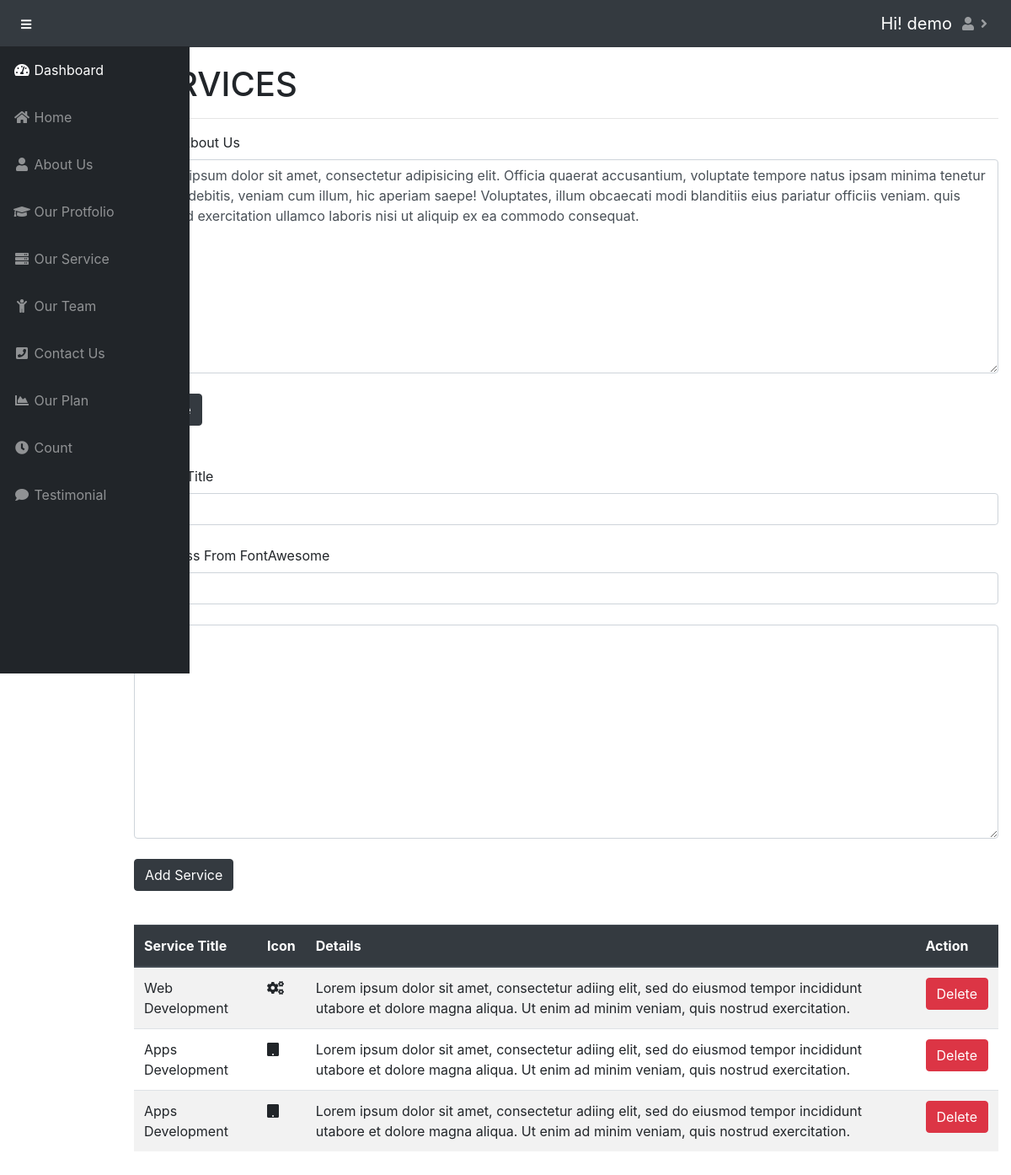
The app's page /admin/service.php (signed in) with its own data.
### tables this page shows
CREATE TABLE `b_user` (
  `id` int(11) NOT NULL,
  `username` varchar(50) NOT NULL,
  `pass` varchar(50000) NOT NULL
);

CREATE TABLE `b_navigator` (
  `id` int(11) NOT NULL,
  `slag` varchar(20) NOT NULL,
  `menuName` varchar(20) NOT NULL,
  `icon` varchar(58) NOT NULL
);

CREATE TABLE `b_our_serv` (
  `id` int(11) NOT NULL,
  `s_text` text NOT NULL
);

CREATE TABLE `b_serv` (
  `id` int(11) NOT NULL,
  `icon` varchar(30) NOT NULL,
  `title` varchar(20) NOT NULL,
  `details` text NOT NULL
);

### admin/service.php (the view, shortened to what this page needs)
<?php
include 'include/head.php';
?>
    <div id="content-wrapper">
        <div class="container-fluid">
            <div class="row">
                <div class="col-md-12">
                    <h1><?php echo strtoupper('SERVICES')?></h1>
                    <hr>
                </div>
            </div>
            <form action="<?php $_SERVER['PHP_SELF'] ?>" method="post" class="form-group">
                <?php
                $sql = "SELECT * FROM b_our_serv";
                $a_data = mysqli_query($con,$sql);
                while($row = mysqli_fetch_assoc($a_data)) {
                    ?>
                    <label for="">Details About Us</label>
                <br>
                <textarea name="sdetails" id="" cols="30" rows="10" class="form-control"><?php echo $row['s_text'];?></textarea>
                <br>
                    <button name="sserv" class="btn btn-dark"> Update</button>
                    <br>
                    <br>
                    <br>
                    <?php
                }
                ?>
                <label for="">Service Title</label>
                <br>
                <input type="text" name="title" placeholder="Title"required class="form-control">
                <br>
                <label for="">Icon Class From FontAwesome</label>
                <br>
                <input type="text" name="icon" placeholder="Icon" required class="form-control">
                <br>
                <textarea name="details" id="" cols="30" rows="10" placeholder="text" required class="form-control"> </textarea>
                <br>
                <button name="serv" class="btn btn-dark"> Add Service</button>
                <br>
                <br>
            </form>
            <table class="table table-striped">
                <thead class="thead-dark">
                    <tr>
                        <th>Service Title </th>
                        <th>Icon</th>
                        <th>Details</th>
                        <th>Action</th>
                    </tr>
                </thead>
                <?php
                $sql = "SELECT * FROM b_serv";
                $a_data = mysqli_query($con,$sql);
                while($row = mysqli_fetch_assoc($a_data)) {
                    ?>
                    <tr class="">
                        <td> <?php echo $row['title']?></td>
                        <td><i class="<?php echo $row['icon']?>" aria-hidden="true"></i>
                            </td>
                        <td><?php echo $row['details']?></td>
                        <td><a href="?del=<?php echo $row['id']; ?>"  class="btn btn-danger">Delete</a></td>
                    </tr>
                    <?php
                }
                ?>
            </table>
        </div>
    </div>
<?php
include 'include/footer.php';
?>

### admin/include/head.php (shortened to what this page needs)
<?php
$var = $_SERVER['DOCUMENT_ROOT'];
$path = $var.'/SimplePhpSite';
include $path.'/includes/db/db.php';
$sql = "SELECT * FROM b_user WHERE id=1";
$a_data = mysqli_query($con, $sql);
$row = mysqli_fetch_assoc($a_data);
?>
<!DOCTYPE html>
<html lang="en">
<head>
    <link href="vendor/fontawesome-free/css/all.min.css" rel="stylesheet" type="text/css">
    <link href="vendor/datatables/dataTables.bootstrap4.css" rel="stylesheet">
    <link href="css/sb-admin.css" rel="stylesheet">
</head>
<body id="page-top">
<nav class="navbar navbar-expand navbar-dark bg-dark fixed-top">
    <button class="btn btn-link btn-sm text-white order-1 order-sm-0" id="sidebarToggle" href="#">
        <i class="fas fa-bars"></i>
    </button>
    <ul class="navbar-nav ml-auto">
        <li class="nav-item">
            <a class="navbar-brand mr-1" href="#">Hi! <?php echo $row['username'];?></a>
            </li>
        <li class="nav-item dropdown">
            <a class="nav-link dropdown-toggle" href="#" id="navbarDropdown" role="button" data-toggle="dropdown" aria-haspopup="true" aria-expanded="false">
                <i class="fa fa-user" aria-hidden="true"></i>
            </a>
        </li>
    </ul>
</nav>
<div id="wrapper" style="padding-left: 12%; padding-top: 60px;">
    <ul class="sidebar navbar-nav fixed-top " data-spy="affix" style="margin-top: 55px;">
        <li class="nav-item active">
            <a class="nav-link" href="index.php">
                <i class="fas fa-fw fa-tachometer-alt"></i>
                <span>Dashboard</span>
            </a>
        </li>
        <?php
        $name = 'SELECT * FROM b_navigator';
        $result = $con->query($name);
        while($row = $result->fetch_assoc()) {
            ?>
            <li class="nav-item">
                <a class="nav-link" href="<?php echo $row['slag']?>.php">
                    <i class="<?php echo $row['icon']?>"></i>
                    <span><?php echo $row['menuName']?></span></a>
            </li>
            <?php
        }
        ?>
        <li class="nav-item">
            <a class="nav-link" href="plan.php">
                <i class="fas fa-fw fa-chart-area"></i>
                <span>Our Plan</span></a>
        </li>
        <li class="nav-item">
            <a class="nav-link" href="count.php">
                <i class="fas fa-fw fa-clock"></i>
                <span>Count</span></a>
        </li>
        <li class="nav-item">
            <a class="nav-link" href="testimonial.php">
                <i class="fas fa-fw fa-comment"></i>
                <span>Testimonial</span></a>
        </li>
    </ul>

### records on screen
b_user: username "demo"
b_navigator: menuName "Home"
b_navigator: menuName "About Us"
b_navigator: menuName "Our Protfolio"
b_navigator: menuName "Our Service"
b_navigator: menuName "Our Team"
b_navigator: menuName "Contact Us"
b_our_serv: sdetails "Lorem ipsum dolor sit amet, consectetur adipisicing elit. Officia quaerat accusantium, voluptate tempore natus ipsam minima tenetur et sed debitis, veniam cum illum, hic aperiam saepe! Voluptates, illum obcaecati modi blanditiis eius pariatur officiis veniam. quis nostrud exercitation ullamco laboris nisi ut aliquip ex ea commodo consequat."
b_serv: title "Web Development", details "Lorem ipsum dolor sit amet, consectetur adiing elit, sed do eiusmod tempor incididunt utabore et dolore magna aliqua. Ut enim ad minim veniam, quis nostrud exercitation."
b_serv: title "Apps Development", details "Lorem ipsum dolor sit amet, consectetur adiing elit, sed do eiusmod tempor incididunt utabore et dolore magna aliqua. Ut enim ad minim veniam, quis nostrud exercitation."
b_serv: title "Apps Development", details "Lorem ipsum dolor sit amet, consectetur adiing elit, sed do eiusmod tempor incididunt utabore et dolore magna aliqua. Ut enim ad minim veniam, quis nostrud exercitation."
